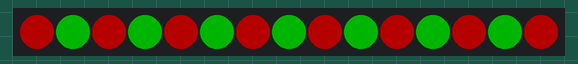
Recording of a program running on a simulated Raspberry Pi (BCM pin numbers). On the bench: 15 RGB LEDs in strip order, left to right. Dim RGB values are drawn brighter than linear.

Above: at 1.1 s.
At 2.1 s:
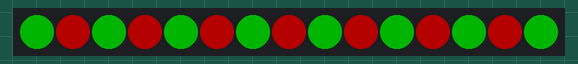

Measured:
- what the display in image 0 shows lasts 1.0 s, from 1.0 s to 2.0 s

The program:

led_strand_lights.py
```python
# The scripts involving the 15-LED strand
# will only work when executed with sudo.
# NeoPixel library is installed via pip with sudo:
# sudo pip3 install rpi_ws281x
# sudo pip3 install adafruit-circuitpython-neopixel
# sudo python3 -m pip install --force-reinstall adafruit-blinka

# Imports
import board
from neopixel import NeoPixel
import time

# LED details
LEDcount = 15

# Define the strand pin number (P21) and number of LEDs
strand = NeoPixel(board.D21, LEDcount)

# Colour variables
red = 64,0,0
green = 0,64,0

# LED index list
ledindex = [0,1,2,3,4,5,6,7,8,9,10,11,12,13,14]

# Turn off all LEDs before program start
strand.fill((0,0,0))
strand.write()
time.sleep(1)

while True:

    # First loop runs red evens and green odds
    for led in ledindex:

        if (led % 2) == 0: #If the LED index is even
            strand[led] = (red)

        else: # If not (odd numbers)
            strand[led] = (green)

        strand.write()

    # Delay to show the colours before changing them
    time.sleep(1)

    # Second loop runs green evens and red odds
    for led in ledindex:

        if (led % 2) == 0: #If the LED index is even
            strand[led] = (green)

        else: # If not (odd numbers)
            strand[led] = (red)

        strand.write()

    # Delay to show the colours before changing them
    time.sleep(1)
```
